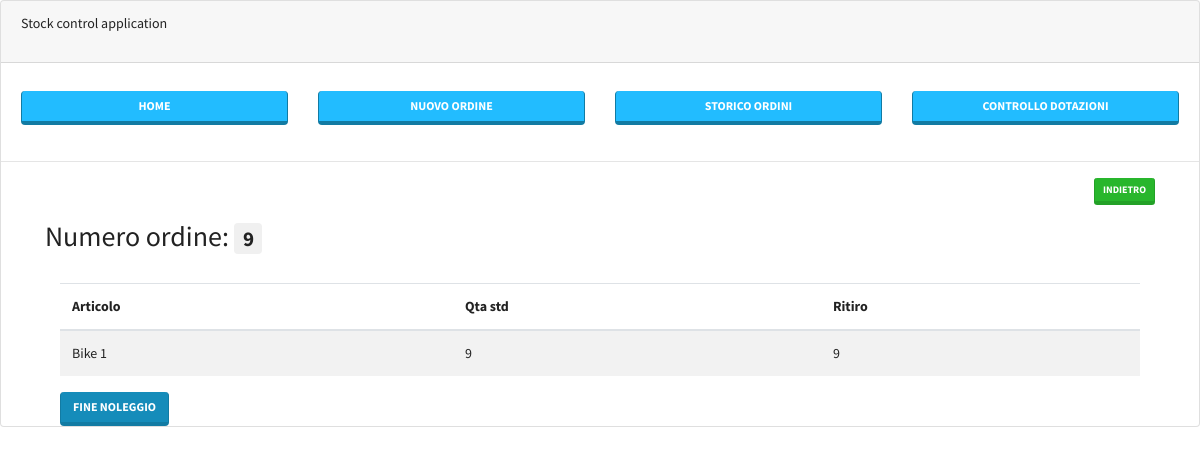
The app's page /ritiro_parziale.php?numord=9 with its own data.
### tables this page shows
CREATE TABLE `ordini` (
  `id` int NOT NULL AUTO_INCREMENT,
  `datains` datetime DEFAULT NULL,
  `desart` varchar(45) DEFAULT NULL,
  `qta` varchar(45) DEFAULT NULL,
  `returnqta` varchar(45) DEFAULT NULL,
  `idcliente` varchar(45) DEFAULT NULL,
  `returndate` varchar(45) DEFAULT NULL,
  `numord` int DEFAULT NULL,
  `status` varchar(45) DEFAULT NULL,
  `finishdate` datetime DEFAULT NULL,
  `returncall` varchar(45) DEFAULT NULL,
  PRIMARY KEY (`id`)
);

### ritiro_parziale.php (the view, shortened to what this page needs)
<?php
include_once("config.php");
    $borrowid = $_GET['numord'];
    $select_borrow_data = "SELECT * FROM ordini WHERE numord = '$borrowid'";
    $select_borrow_data_result = mysqli_query($db, $select_borrow_data);
    $row_borrow_data = mysqli_fetch_assoc($select_borrow_data_result);
?>
<!DOCTYPE html>
<html>
<head>
  <link rel="stylesheet" href="css/bootstrap-color.min.css" >
  <link rel="stylesheet" href="css/main.css" >
</head>
<body>
<?php include_once('header.php'); ?>
<div class="container">
<a class="btn btn-success btn-sm" href="fine_noleggio.php?numord=<?php echo $borrowid; ?>" role="button" style="float: right;"> Indietro</a>
<h2> Numero ordine: <span class="badge badge-secondary"> <?php echo $row_borrow_data['numord']; ?> </span> </h2>
<div class="container home">
    <table id="data_table" class="table table-striped">
        <thead>
            <tr>
                <th>Articolo</th>
                <th>Qta std</th>
<th>Ritiro</th>
            </tr>
        </thead>
        <tbody>
            <?php
            $sql_query = "SELECT * FROM ordini WHERE numord = '$borrowid'";
            $resultset = mysqli_query($db, $sql_query) or die("database error:". mysqli_error($db));
            while( $developer = mysqli_fetch_assoc($resultset) ) {
            ?>
               <tr id="<?php echo $developer ['id']; ?>">
               <td><?php echo $developer ['desart']; ?></td>
               <td><?php echo $developer ['qta']; ?></td>
               <td><?php echo $developer ['returnqta']; ?></td>
               </tr>
            <?php } ?>
        </tbody>
    </table>
<a class="btn btn-primary " href="fine-noleggio-status2-query.php?numord=<?php echo $borrowid; ?>" role="button">FINE NOLEGGIO</a>
</div>
</body>
</html>

### css/main.css (style rules this page uses)
body,html { height: 100%; background-color: white; }

### records on screen
ordini: numord "9", desart "Bike 1", qta "9", returnqta "9"
